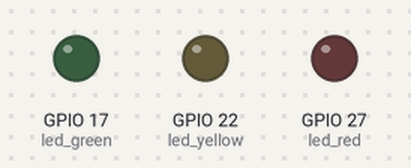
Simulated run of this program. Board: Raspberry Pi (BCM pin numbers). Shown: output pins drawn as LEDs (lit = HIGH). The clock reads 2024-03-15 10:24:30 at power-on unless the program sets it; files the program writes start out absent; system figures (address, load, memory, disk, uptime) are fixed made-up values.

Above: at 0.1 s.
At 5.1 s:
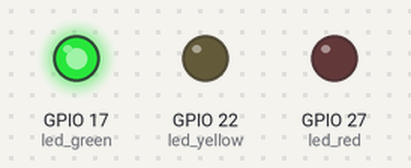
Timing chart, 0 to 6.6 s (numbered marks = the images above):
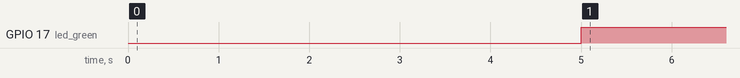

The program:

task.py
```python
import gpiozero
from datetime import datetime
import psutil

led_green=gpiozero.LED(17)
led_yellow=gpiozero.LED(22)
led_red=gpiozero.LED(27)

while True:
    date=datetime.now().strftime('%Y/%m/%d %Hh %Mm %Ss')  # formating the date
    cpu_cores_usage=psutil.cpu_percent(interval=5,percpu=True)
    cpu_mean_usage=sum(cpu_cores_usage)/len(cpu_cores_usage)
    f=open("log.txt","w")
    f.write("Date is :"+ date +"\n")
    f.write("The avearage usage of cpu is :"+"{:.3f}%".format(cpu_mean_usage)) # {:.3f} =>old way in formating of numbers in python

    if 0<cpu_mean_usage<50 :
        led_green.on()
        led_red.off()
        led_yellow.off()
    elif 50<cpu_mean_usage<80 :
        led_yellow.on()
        led_red.off()
        led_green.off()
    elif 80 < cpu_mean_usage < 100:
        led_red.on()
        led_yellow.off()
        led_green.off()
    else:
        pass
    f.close()
```

Measured:
- by itself, GPIO 17 (led_green): LOW → HIGH at 5.0 s
